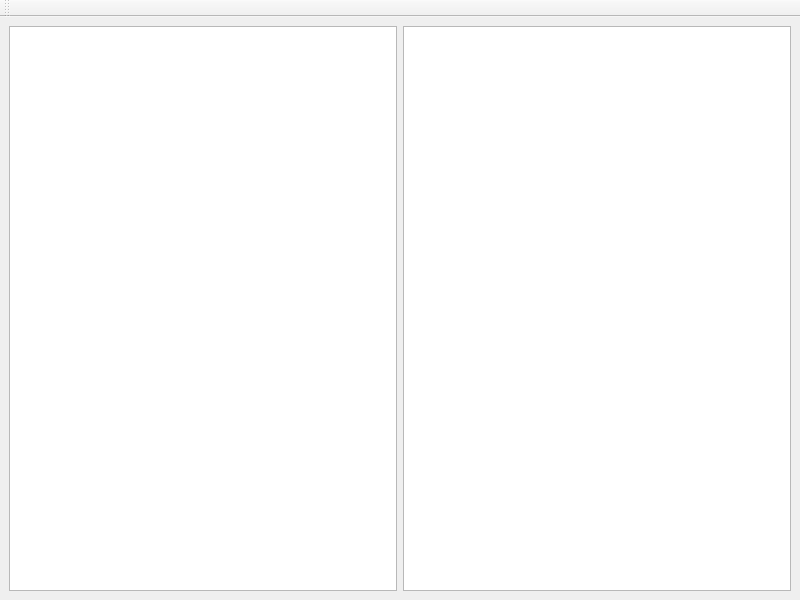
<?xml version="1.0" encoding="UTF-8"?>
<ui version="4.0">
 <class>BNPManagerWindow</class>
 <widget class="QMainWindow" name="BNPManagerWindow">
  <property name="geometry">
   <rect>
    <x>0</x>
    <y>0</y>
    <width>800</width>
    <height>600</height>
   </rect>
  </property>
  <property name="windowTitle">
   <string>BNP Manager</string>
  </property>
  <property name="styleSheet">
   <string notr="true"/>
  </property>
  <widget class="QWidget" name="centralwidget">
   <property name="styleSheet">
    <string notr="true">QWidget#centralwidget {
	image: url(:/images/ic_nel_georges_editor.png);
 }</string>
   </property>
   <layout class="QGridLayout" name="gridLayout">
    <item row="0" column="1">
     <widget class="QTableWidget" name="tableWidget"/>
    </item>
    <item row="0" column="0">
     <widget class="QTreeView" name="treeView"/>
    </item>
   </layout>
  </widget>
  <widget class="QToolBar" name="toolBar">
   <property name="windowTitle">
    <string>toolBar</string>
   </property>
   <attribute name="toolBarArea">
    <enum>TopToolBarArea</enum>
   </attribute>
   <attribute name="toolBarBreak">
    <bool>false</bool>
   </attribute>
  </widget>
 </widget>
 <resources>
  <include location="bnp_manager.qrc"/>
 </resources>
 <connections/>
</ui>
